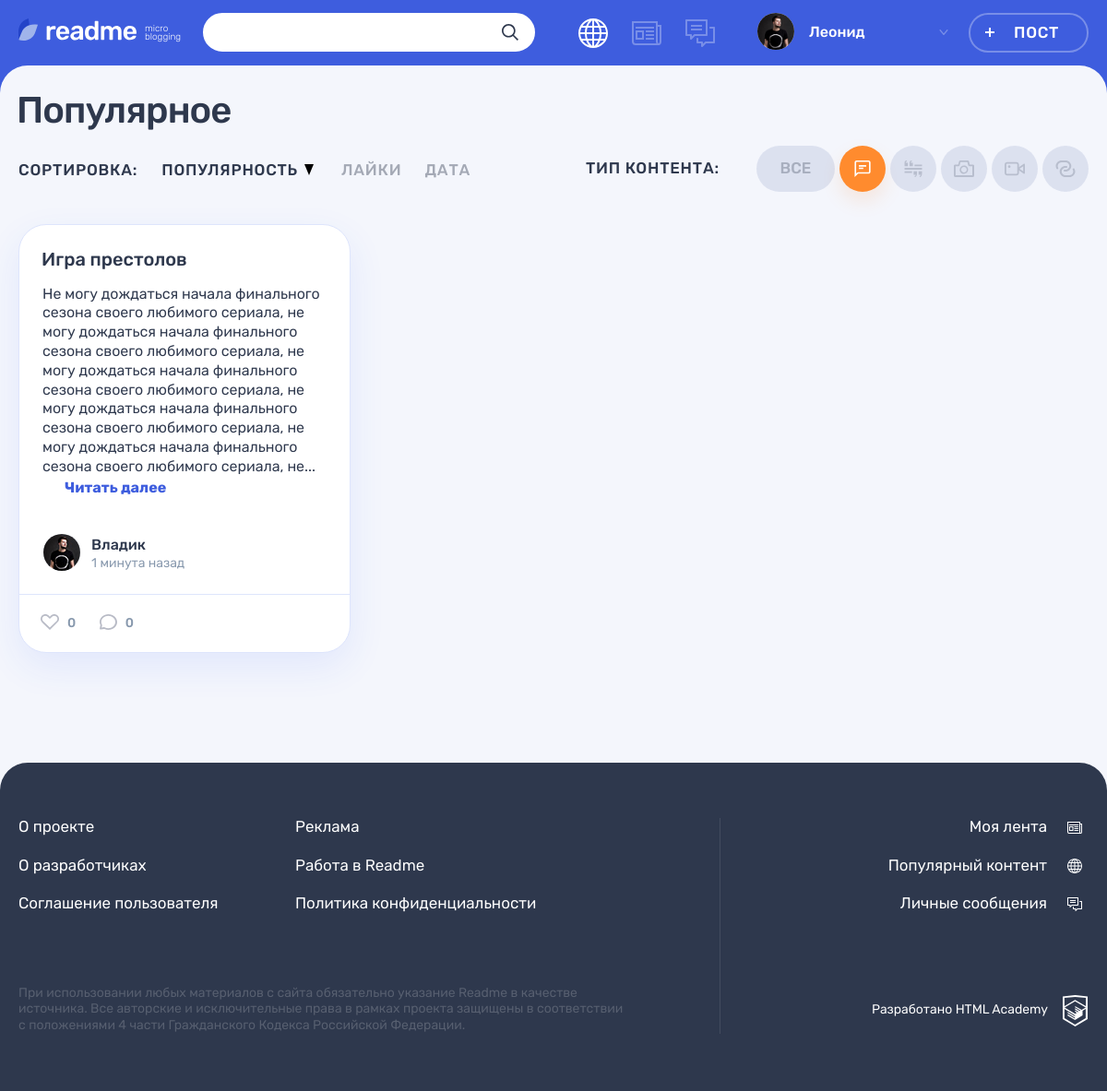
Page /index.php?class=1 on the committed database.
### tables this page shows
CREATE TABLE IF NOT EXISTS `content_type` (
                                            id INT PRIMARY KEY AUTO_INCREMENT,
                                            `name` VARCHAR(127) NOT NULL UNIQUE,
                                            class VARCHAR(127) NOT NULL
);

CREATE TABLE IF NOT EXISTS `posts` (
                                     id INT PRIMARY KEY AUTO_INCREMENT,
                                     title VARCHAR(90) NOT NULL,
                                     text TEXT,
                                     quote_author VARCHAR(90),
                                     image VARCHAR(255) UNIQUE,
                                     youtube VARCHAR(255),
                                     website_title VARCHAR(255),
                                     website VARCHAR(255),
                                     views INT,
                                     created_at DATETIME NOT NULL DEFAULT NOW(),
                                     updated_at DATETIME NOT NULL DEFAULT NOW(),
                                     user_id INT NOT NULL,
                                     content_type_id INT NOT NULL,
                                     FOREIGN KEY fk_post_user_id_user_id (user_id) REFERENCES `user`(id) ON DELETE CASCADE,
                                     FOREIGN KEY fk_post_content_type_id_content_type_id (content_type_id) REFERENCES content_type(id) ON DELETE CASCADE,
                                     INDEX idx_post_content_type_id (content_type_id),
                                     INDEX idx_post_content_type_id_user_id (user_id, content_type_id)
);

CREATE TABLE IF NOT EXISTS `user` (
                                    id INT PRIMARY KEY AUTO_INCREMENT,
                                    created_at DATETIME NOT NULL DEFAULT NOW(),
                                    updated_at DATETIME NOT NULL DEFAULT NOW(),
                                    login VARCHAR(255) NOT NULL UNIQUE,
                                    user_name VARCHAR(255) NOT NULL,
                                    email VARCHAR(255) NOT NULL UNIQUE,
                                    password CHAR(32) NOT NULL,
                                    avatar VARCHAR(255) UNIQUE,
                                    INDEX idx_user_username (login)
);

### helpers.php (called while the page is built, shortened)
<?php
function get_noun_plural_form(int $number, string $one, string $two, string $many): string
{
    $number = (int)$number;
    $mod10 = $number % 10;
    $mod100 = $number % 100;
    switch (true) {
        case ($mod10 === 1):
            return $one;
        case ($mod10 >= 2 && $mod10 <= 4):
            return $two;
    }
}
function include_template($name, array $data = [])
{
    $name = 'templates/' . $name;
    extract($data);
    require $name;
    $result = ob_get_clean();
    return $result;
}
function generate_random_date($index)
{
    $deltas = [['minutes' => 59], ['hours' => 23], ['days' => 6], ['weeks' => 4], ['months' => 11]];
    $dcnt = count($deltas);
    $delta = $deltas[$index];
    $timeval = rand(1, current($delta));
    $timename = key($delta);
    $ts = strtotime("$timeval $timename ago");
    $dt = date('Y-m-d H:i:s', $ts);
    return $dt;
}

### data.php (called while the page is built, shortened)
<?php
$link = mysqli_connect('localhost', 'root', '', 'readme');
mysqli_set_charset($link, "utf8");
$contentTypeCondition = isset($_GET['class'])
    ? "WHERE posts.content_type_id = {$_GET['class']}" : '';
$sortDirection = $_GET['sort'] ?? 'ASC';
$sqlPost = <<<SQL
SELECT
       posts.id,
       title post_title,
       text post_text,
       quote_author post_quote_author,
       image post_image,
       youtube post_youtube,
       website_title post_website_title,
       website post_website,
       views post_views,
       user.user_name user_name,
       user.avatar user_avatar,
       content_type.class content_class
FROM posts
INNER JOIN `user` ON posts.user_id = user.id
INNER JOIN content_type ON posts.content_type_id = content_type.id
{$contentTypeCondition}
ORDER BY views {$sortDirection};
SQL;
$resultPost = mysqli_query($link, $sqlPost);
$rows = mysqli_fetch_all($resultPost, MYSQLI_ASSOC);
$sqlContentType = <<<SQL
SELECT *
FROM content_type
SQL;
$resultContentType = mysqli_query($link, $sqlContentType);
$rowsContents = mysqli_fetch_all($resultContentType, MYSQLI_ASSOC);
$paramsIndex = $_GET;
$paramsIndex['sort'] = $sortDirection == 'ASC' ? 'DESC' : 'ASC';
$scriptNameIndex = pathinfo('index.php', PATHINFO_BASENAME);
$urlQueryIndex = http_build_query($paramsIndex);
$urlSort = "/" . $scriptNameIndex . "?" . $urlQueryIndex;
function cutText($str, &$isCut, $length = 300)
{
    $strArray = explode(' ', $str);
    $textLength = 0;
    foreach ($strArray as $index => $word) {
        $textLength += mb_strlen($word);
        if ($textLength >= $length){
            return implode(" ", array_slice($strArray, 0, $index)) . '...';
        }
    }
    return null;
}
function esc($str) {
    $text = htmlspecialchars($str);
    return $text;
}

### templates/main.php (the view, shortened to what this page needs)
<div class="container">
    <h1 class="page__title page__title--popular">Популярное</h1>
</div>
<div class="popular container">
    <div class="popular__filters-wrapper">
        <div class="popular__sorting sorting">
            <b class="popular__sorting-caption sorting__caption">Сортировка:</b>
            <ul class="popular__sorting-list sorting__list">
                <li class="sorting__item sorting__item--popular">
                    <a class="sorting__link sorting__link--active" href="<?=$urlSort; ?>">
                        <span>Популярность</span>
                        <svg class="sorting__icon" width="10" height="12">
                            <use xlink:href="#icon-sort"></use>
                        </svg>
                    </a>
                </li>
                <li class="sorting__item">
                    <a class="sorting__link" href="#">
                        <span>Лайки</span>
                    </a>
                </li>
                <li class="sorting__item">
                    <a class="sorting__link" href="#">
                        <span>Дата</span>
                    </a>
                </li>
            </ul>
        </div>
        <div class="popular__filters filters">
            <b class="popular__filters-caption filters__caption">Тип контента:</b>
            <ul class="popular__filters-list filters__list">
                <li class="popular__filters-item popular__filters-item--all filters__item filters__item--all">
                    <a class="filters__button filters__button--ellipse filters__button--all <?=$selectedContentType ? '' : 'filters__button--active'; ?>" href="/">
                        <span>Все</span>
                    </a>
                </li>
                <?php foreach ($rowsContents as $rowsContent): ?>
                    <li class="popular__filters-item filters__item">
                        <a class="filters__button filters__button--photo button <?=$selectedContentType == $rowsContent['id'] ? 'filters__button--active': '';?> " href="<?='index.php?class=' . $rowsContent['id'];?> ">
                            <svg class="filters__icon" width="22" height="18">
                                <use xlink:href="#icon-filter-<?=$rowsContent['class'];?>"></use>
                            </svg>
                        </a>
                    </li>
                <?php endforeach; ?>
            </ul>
        </div>
    </div>
    <div class="popular__posts">
        <?php foreach ($rows as $index => $row): ?>
            <?php $today = new DateTimeImmutable(); ?>
            <?php $postDate = new DateTime(generate_random_date ($index)); ?>
            <article class="popular__post post post-<?=$row['content_class'];?>">
                <header class="post__header">
                    <h2><a href="/post.php?id=<?=$row['id']; ?>"><?=esc($row['post_title']);?></a></h2>
                </header>
                <div class="post__main">
                    <?php if($row['content_class'] == "quote"): ?>
                        <blockquote>
                            <p>
                                <?=esc($row['post_text']); ?>
                            </p>
                            <cite><?=esc($row['post_quote_author']); ?></cite>
                        </blockquote>
                    <?php elseif($row['content_class'] == "text"): ?>
                        <p>
                            <?=cutText(esc($row['post_text']), $wasTextCut, 300); ?>
                            <?php if ($wasTextCut) : ?>
                                <a class="post-text__more-link" href="#">Читать далее</a>
                            <?php endif; ?>
                        </p>
                    <?php elseif($row['content_class'] == "photo"): ?>
                        <div class="post-photo__image-wrapper">
                            <img src="img/<?=$row['post_image']; ?>" alt="Фото от пользователя" width="360" height="240">
                        </div>
                    <?php endif; ?>
                </div>
                <footer class="post__footer">
                    <div class="post__author">
                        <a class="post__author-link" href="#" title="<?=date_format($postDate, "d-m-Y H:i") ?>">
                            <div class="post__avatar-wrapper">
                                <img class="post__author-avatar" src="img/<?=$row['user_avatar'];?>" alt="Аватар пользователя">
                            </div>
                            <div class="post__info">
                                <b class="post__author-name"><?=esc($row['user_name']);?></b>
                                <time class="post__time" datetime=" ">
                                    <?php $diff = $today->diff($postDate); ?>
                                    <?php if ($diff->m >= 1): ?>
                                        <?php $diffString = sprintf('%d %s', $diff->m, get_noun_plural_form($diff->m, ' месяц назад', ' месяца назад', ' месяцев назад')); ?>
                                    <?php elseif ($diff->days / 7 >= 1 && $diff->days / 7 < 5): ?>
                                        <?php $weeks = floor($diff->days / 7); ?>
                                        <?php $diffString = sprintf('%d %s', $weeks, get_noun_plural_form($weeks, ' неделя назад', ' недели назад', ' недель назад')); ?>
                                    <?php elseif ($diff->days >= 1 && $diff->days < 7): ?>
                                        <?php $diffString = sprintf('%d %s', $diff->days, get_noun_plural_form($diff->d, ' день назад', ' дня назад', ' дней назад')); ?>
                                    <?php elseif ($diff->h >= 1 && $diff->h < 24): ?>
                                        <?php $diffString = sprintf('%d %s', $diff->h, get_noun_plural_form($diff->h, ' час назад', ' часа назад', ' часов назад')); ?>
                                    <?php elseif ($diff->i < 60): ?>
                                        <?php $diffString = sprintf('%d %s', $diff->i, get_noun_plural_form($diff->i, ' минута назад', ' минуты назад', ' минут назад')); ?>
                                    <?php endif; ?>
                                    <?=$diffString; ?>
                                </time>
                            </div>
                        </a>
                    </div>
                    <div class="post__indicators">
                        <div class="post__buttons">
                            <a class="post__indicator post__indicator--likes button" href="#" title="Лайк">
                                <svg class="post__indicator-icon" width="20" height="17">
                                    <use xlink:href="#icon-heart"></use>
                                </svg>
                                <span>0</span>
                            </a>
                            <a class="post__indicator post__indicator--comments button" href="#" title="Комментарии">
                                <svg class="post__indicator-icon" width="19" height="17">
                                    <use xlink:href="#icon-comment"></use>
                                </svg>
                                <span>0</span>
                            </a>
                        </div>
                    </div>
                </footer>
            </article>
        <?php endforeach; ?>
    </div>
</div><?php

### rows in the picture
posts: title "Игра престолов", text "Не могу дождаться начала финального сезона своего любимого сериала, не могу дождаться начала финального сезона своего любимого сериала, не могу дождаться начала финального сезона своего любимого сериала, не могу дождаться начала финального сезона своего любимого сериала, не могу дождаться начала финального сезона своего любимого сериала, не...", user.avatar (picture), user.user_name "Владик", diffString "1 минута назад"

### other values in the picture
$userName "Леонид"
